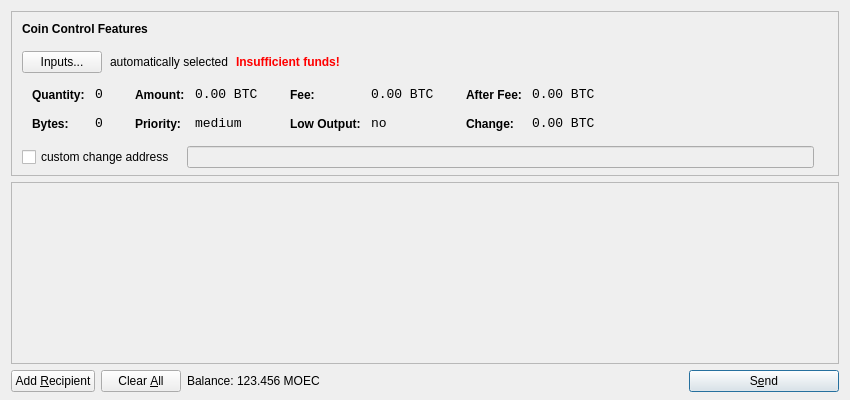
<?xml version="1.0" encoding="UTF-8"?>
<ui version="4.0">
 <class>SendCoinsDialog</class>
 <widget class="QDialog" name="SendCoinsDialog">
  <property name="geometry">
   <rect>
    <x>0</x>
    <y>0</y>
    <width>850</width>
    <height>400</height>
   </rect>
  </property>
  <property name="windowTitle">
   <string>Send Coins</string>
  </property>
  <layout class="QVBoxLayout" name="verticalLayout" stretch="0,1,0">
   <property name="bottomMargin">
    <number>8</number>
   </property>
   <item>
    <widget class="QFrame" name="frameCoinControl">
     <property name="sizePolicy">
      <sizepolicy hsizetype="Expanding" vsizetype="Expanding">
       <horstretch>0</horstretch>
       <verstretch>0</verstretch>
      </sizepolicy>
     </property>
     <property name="maximumSize">
      <size>
       <width>16777215</width>
       <height>16777215</height>
      </size>
     </property>
     <property name="frameShape">
      <enum>QFrame::StyledPanel</enum>
     </property>
     <property name="frameShadow">
      <enum>QFrame::Sunken</enum>
     </property>
     <layout class="QVBoxLayout" name="verticalLayoutCoinControl2">
      <property name="spacing">
       <number>-1</number>
      </property>
      <property name="leftMargin">
       <number>0</number>
      </property>
      <property name="topMargin">
       <number>0</number>
      </property>
      <property name="rightMargin">
       <number>0</number>
      </property>
      <property name="bottomMargin">
       <number>6</number>
      </property>
      <item>
       <layout class="QVBoxLayout" name="verticalLayoutCoinControl" stretch="0,0,0,0,1">
        <property name="spacing">
         <number>0</number>
        </property>
        <property name="leftMargin">
         <number>10</number>
        </property>
        <property name="topMargin">
         <number>10</number>
        </property>
        <item>
         <layout class="QHBoxLayout" name="horizontalLayoutCoinControl1">
          <property name="bottomMargin">
           <number>15</number>
          </property>
          <item>
           <widget class="QLabel" name="labelCoinControlFeatures">
            <property name="sizePolicy">
             <sizepolicy hsizetype="Preferred" vsizetype="Maximum">
              <horstretch>0</horstretch>
              <verstretch>0</verstretch>
             </sizepolicy>
            </property>
            <property name="font">
             <font>
              <weight>75</weight>
              <bold>true</bold>
             </font>
            </property>
            <property name="styleSheet">
             <string notr="true">font-weight:bold;</string>
            </property>
            <property name="text">
             <string>Coin Control Features</string>
            </property>
           </widget>
          </item>
         </layout>
        </item>
        <item>
         <layout class="QHBoxLayout" name="horizontalLayoutCoinControl2" stretch="0,0,0,0">
          <property name="spacing">
           <number>8</number>
          </property>
          <property name="bottomMargin">
           <number>10</number>
          </property>
          <item>
           <widget class="QPushButton" name="pushButtonCoinControl">
            <property name="styleSheet">
             <string notr="true"/>
            </property>
            <property name="text">
             <string>Inputs...</string>
            </property>
           </widget>
          </item>
          <item>
           <widget class="QLabel" name="labelCoinControlAutomaticallySelected">
            <property name="text">
             <string>automatically selected</string>
            </property>
            <property name="margin">
             <number>5</number>
            </property>
           </widget>
          </item>
          <item>
           <widget class="QLabel" name="labelCoinControlInsuffFunds">
            <property name="font">
             <font>
              <weight>75</weight>
              <bold>true</bold>
             </font>
            </property>
            <property name="styleSheet">
             <string notr="true">color:red;font-weight:bold;</string>
            </property>
            <property name="text">
             <string>Insufficient funds!</string>
            </property>
            <property name="margin">
             <number>5</number>
            </property>
           </widget>
          </item>
          <item>
           <spacer name="horizontalSpacerCoinControl">
            <property name="orientation">
             <enum>Qt::Horizontal</enum>
            </property>
            <property name="sizeHint" stdset="0">
             <size>
              <width>40</width>
              <height>1</height>
             </size>
            </property>
           </spacer>
          </item>
         </layout>
        </item>
        <item>
         <widget class="QWidget" name="widgetCoinControl" native="true">
          <property name="sizePolicy">
           <sizepolicy hsizetype="Preferred" vsizetype="Preferred">
            <horstretch>0</horstretch>
            <verstretch>0</verstretch>
           </sizepolicy>
          </property>
          <property name="minimumSize">
           <size>
            <width>0</width>
            <height>0</height>
           </size>
          </property>
          <property name="styleSheet">
           <string notr="true"/>
          </property>
          <layout class="QHBoxLayout" name="horizontalLayoutCoinControl5">
           <property name="margin">
            <number>0</number>
           </property>
           <item>
            <layout class="QHBoxLayout" name="horizontalLayoutCoinControl3" stretch="0,0,0,1">
             <property name="spacing">
              <number>20</number>
             </property>
             <property name="topMargin">
              <number>0</number>
             </property>
             <property name="bottomMargin">
              <number>10</number>
             </property>
             <item>
              <layout class="QFormLayout" name="formLayoutCoinControl1">
               <property name="horizontalSpacing">
                <number>10</number>
               </property>
               <property name="verticalSpacing">
                <number>14</number>
               </property>
               <property name="leftMargin">
                <number>10</number>
               </property>
               <property name="topMargin">
                <number>4</number>
               </property>
               <property name="rightMargin">
                <number>6</number>
               </property>
               <item row="0" column="0">
                <widget class="QLabel" name="labelCoinControlQuantityText">
                 <property name="styleSheet">
                  <string notr="true">font-weight:bold;</string>
                 </property>
                 <property name="text">
                  <string>Quantity:</string>
                 </property>
                 <property name="margin">
                  <number>0</number>
                 </property>
                </widget>
               </item>
               <item row="0" column="1">
                <widget class="QLabel" name="labelCoinControlQuantity">
                 <property name="font">
                  <font>
                   <family>Monospace</family>
                   <pointsize>10</pointsize>
                  </font>
                 </property>
                 <property name="cursor">
                  <cursorShape>IBeamCursor</cursorShape>
                 </property>
                 <property name="contextMenuPolicy">
                  <enum>Qt::ActionsContextMenu</enum>
                 </property>
                 <property name="text">
                  <string notr="true">0</string>
                 </property>
                 <property name="margin">
                  <number>0</number>
                 </property>
                 <property name="textInteractionFlags">
                  <set>Qt::LinksAccessibleByMouse|Qt::TextSelectableByKeyboard|Qt::TextSelectableByMouse</set>
                 </property>
                </widget>
               </item>
               <item row="1" column="0">
                <widget class="QLabel" name="labelCoinControlBytesText">
                 <property name="styleSheet">
                  <string notr="true">font-weight:bold;</string>
                 </property>
                 <property name="text">
                  <string>Bytes:</string>
                 </property>
                </widget>
               </item>
               <item row="1" column="1">
                <widget class="QLabel" name="labelCoinControlBytes">
                 <property name="font">
                  <font>
                   <family>Monospace</family>
                   <pointsize>10</pointsize>
                  </font>
                 </property>
                 <property name="cursor">
                  <cursorShape>IBeamCursor</cursorShape>
                 </property>
                 <property name="contextMenuPolicy">
                  <enum>Qt::ActionsContextMenu</enum>
                 </property>
                 <property name="text">
                  <string notr="true">0</string>
                 </property>
                 <property name="textInteractionFlags">
                  <set>Qt::LinksAccessibleByMouse|Qt::TextSelectableByKeyboard|Qt::TextSelectableByMouse</set>
                 </property>
                </widget>
               </item>
              </layout>
             </item>
             <item>
              <layout class="QFormLayout" name="formLayoutCoinControl2">
               <property name="horizontalSpacing">
                <number>10</number>
               </property>
               <property name="verticalSpacing">
                <number>14</number>
               </property>
               <property name="leftMargin">
                <number>6</number>
               </property>
               <property name="topMargin">
                <number>4</number>
               </property>
               <property name="rightMargin">
                <number>6</number>
               </property>
               <item row="0" column="0">
                <widget class="QLabel" name="labelCoinControlAmountText">
                 <property name="styleSheet">
                  <string notr="true">font-weight:bold;</string>
                 </property>
                 <property name="text">
                  <string>Amount:</string>
                 </property>
                 <property name="margin">
                  <number>0</number>
                 </property>
                </widget>
               </item>
               <item row="0" column="1">
                <widget class="QLabel" name="labelCoinControlAmount">
                 <property name="font">
                  <font>
                   <family>Monospace</family>
                   <pointsize>10</pointsize>
                  </font>
                 </property>
                 <property name="cursor">
                  <cursorShape>IBeamCursor</cursorShape>
                 </property>
                 <property name="contextMenuPolicy">
                  <enum>Qt::ActionsContextMenu</enum>
                 </property>
                 <property name="text">
                  <string notr="true">0.00 BTC</string>
                 </property>
                 <property name="textInteractionFlags">
                  <set>Qt::LinksAccessibleByMouse|Qt::TextSelectableByKeyboard|Qt::TextSelectableByMouse</set>
                 </property>
                </widget>
               </item>
               <item row="1" column="0">
                <widget class="QLabel" name="labelCoinControlPriorityText">
                 <property name="styleSheet">
                  <string notr="true">font-weight:bold;</string>
                 </property>
                 <property name="text">
                  <string>Priority:</string>
                 </property>
                </widget>
               </item>
               <item row="1" column="1">
                <widget class="QLabel" name="labelCoinControlPriority">
                 <property name="font">
                  <font>
                   <family>Monospace</family>
                   <pointsize>10</pointsize>
                  </font>
                 </property>
                 <property name="cursor">
                  <cursorShape>IBeamCursor</cursorShape>
                 </property>
                 <property name="contextMenuPolicy">
                  <enum>Qt::ActionsContextMenu</enum>
                 </property>
                 <property name="text">
                  <string>medium</string>
                 </property>
                 <property name="textInteractionFlags">
                  <set>Qt::LinksAccessibleByMouse|Qt::TextSelectableByKeyboard|Qt::TextSelectableByMouse</set>
                 </property>
                </widget>
               </item>
              </layout>
             </item>
             <item>
              <layout class="QFormLayout" name="formLayoutCoinControl3">
               <property name="horizontalSpacing">
                <number>10</number>
               </property>
               <property name="verticalSpacing">
                <number>14</number>
               </property>
               <property name="leftMargin">
                <number>6</number>
               </property>
               <property name="topMargin">
                <number>4</number>
               </property>
               <property name="rightMargin">
                <number>6</number>
               </property>
               <item row="0" column="0">
                <widget class="QLabel" name="labelCoinControlFeeText">
                 <property name="styleSheet">
                  <string notr="true">font-weight:bold;</string>
                 </property>
                 <property name="text">
                  <string>Fee:</string>
                 </property>
                 <property name="margin">
                  <number>0</number>
                 </property>
                </widget>
               </item>
               <item row="0" column="1">
                <widget class="QLabel" name="labelCoinControlFee">
                 <property name="font">
                  <font>
                   <family>Monospace</family>
                   <pointsize>10</pointsize>
                  </font>
                 </property>
                 <property name="cursor">
                  <cursorShape>IBeamCursor</cursorShape>
                 </property>
                 <property name="contextMenuPolicy">
                  <enum>Qt::ActionsContextMenu</enum>
                 </property>
                 <property name="text">
                  <string notr="true">0.00 BTC</string>
                 </property>
                 <property name="textInteractionFlags">
                  <set>Qt::LinksAccessibleByMouse|Qt::TextSelectableByKeyboard|Qt::TextSelectableByMouse</set>
                 </property>
                </widget>
               </item>
               <item row="1" column="0">
                <widget class="QLabel" name="labelCoinControlLowOutputText">
                 <property name="styleSheet">
                  <string notr="true">font-weight:bold;</string>
                 </property>
                 <property name="text">
                  <string>Low Output:</string>
                 </property>
                </widget>
               </item>
               <item row="1" column="1">
                <widget class="QLabel" name="labelCoinControlLowOutput">
                 <property name="font">
                  <font>
                   <family>Monospace</family>
                   <pointsize>10</pointsize>
                  </font>
                 </property>
                 <property name="cursor">
                  <cursorShape>IBeamCursor</cursorShape>
                 </property>
                 <property name="contextMenuPolicy">
                  <enum>Qt::ActionsContextMenu</enum>
                 </property>
                 <property name="text">
                  <string>no</string>
                 </property>
                 <property name="textInteractionFlags">
                  <set>Qt::LinksAccessibleByMouse|Qt::TextSelectableByKeyboard|Qt::TextSelectableByMouse</set>
                 </property>
                </widget>
               </item>
              </layout>
             </item>
             <item>
              <layout class="QFormLayout" name="formLayoutCoinControl4">
               <property name="horizontalSpacing">
                <number>10</number>
               </property>
               <property name="verticalSpacing">
                <number>14</number>
               </property>
               <property name="leftMargin">
                <number>6</number>
               </property>
               <property name="topMargin">
                <number>4</number>
               </property>
               <property name="rightMargin">
                <number>6</number>
               </property>
               <item row="0" column="0">
                <widget class="QLabel" name="labelCoinControlAfterFeeText">
                 <property name="styleSheet">
                  <string notr="true">font-weight:bold;</string>
                 </property>
                 <property name="text">
                  <string>After Fee:</string>
                 </property>
                 <property name="margin">
                  <number>0</number>
                 </property>
                </widget>
               </item>
               <item row="0" column="1">
                <widget class="QLabel" name="labelCoinControlAfterFee">
                 <property name="font">
                  <font>
                   <family>Monospace</family>
                   <pointsize>10</pointsize>
                  </font>
                 </property>
                 <property name="cursor">
                  <cursorShape>IBeamCursor</cursorShape>
                 </property>
                 <property name="contextMenuPolicy">
                  <enum>Qt::ActionsContextMenu</enum>
                 </property>
                 <property name="text">
                  <string notr="true">0.00 BTC</string>
                 </property>
                 <property name="textInteractionFlags">
                  <set>Qt::LinksAccessibleByMouse|Qt::TextSelectableByKeyboard|Qt::TextSelectableByMouse</set>
                 </property>
                </widget>
               </item>
               <item row="1" column="0">
                <widget class="QLabel" name="labelCoinControlChangeText">
                 <property name="styleSheet">
                  <string notr="true">font-weight:bold;</string>
                 </property>
                 <property name="text">
                  <string>Change:</string>
                 </property>
                </widget>
               </item>
               <item row="1" column="1">
                <widget class="QLabel" name="labelCoinControlChange">
                 <property name="font">
                  <font>
                   <family>Monospace</family>
                   <pointsize>10</pointsize>
                  </font>
                 </property>
                 <property name="cursor">
                  <cursorShape>IBeamCursor</cursorShape>
                 </property>
                 <property name="contextMenuPolicy">
                  <enum>Qt::ActionsContextMenu</enum>
                 </property>
                 <property name="text">
                  <string notr="true">0.00 BTC</string>
                 </property>
                 <property name="textInteractionFlags">
                  <set>Qt::LinksAccessibleByMouse|Qt::TextSelectableByKeyboard|Qt::TextSelectableByMouse</set>
                 </property>
                </widget>
               </item>
              </layout>
             </item>
            </layout>
           </item>
          </layout>
         </widget>
        </item>
        <item>
         <layout class="QHBoxLayout" name="horizontalLayoutCoinControl4" stretch="0,0,0">
          <property name="spacing">
           <number>12</number>
          </property>
          <property name="sizeConstraint">
           <enum>QLayout::SetDefaultConstraint</enum>
          </property>
          <property name="topMargin">
           <number>5</number>
          </property>
          <property name="rightMargin">
           <number>5</number>
          </property>
          <item>
           <widget class="QCheckBox" name="checkBoxCoinControlChange">
            <property name="text">
             <string>custom change address</string>
            </property>
           </widget>
          </item>
          <item>
           <widget class="QLineEdit" name="lineEditCoinControlChange">
            <property name="enabled">
             <bool>false</bool>
            </property>
            <property name="sizePolicy">
             <sizepolicy hsizetype="Expanding" vsizetype="Fixed">
              <horstretch>0</horstretch>
              <verstretch>0</verstretch>
             </sizepolicy>
            </property>
           </widget>
          </item>
          <item>
           <widget class="QLabel" name="labelCoinControlChangeLabel">
            <property name="sizePolicy">
             <sizepolicy hsizetype="Preferred" vsizetype="Expanding">
              <horstretch>0</horstretch>
              <verstretch>0</verstretch>
             </sizepolicy>
            </property>
            <property name="minimumSize">
             <size>
              <width>0</width>
              <height>0</height>
             </size>
            </property>
            <property name="text">
             <string/>
            </property>
            <property name="margin">
             <number>3</number>
            </property>
           </widget>
          </item>
         </layout>
        </item>
        <item>
         <spacer name="verticalSpacerCoinControl">
          <property name="orientation">
           <enum>Qt::Vertical</enum>
          </property>
          <property name="sizeHint" stdset="0">
           <size>
            <width>800</width>
            <height>1</height>
           </size>
          </property>
         </spacer>
        </item>
       </layout>
      </item>
     </layout>
    </widget>
   </item>
   <item>
    <widget class="QScrollArea" name="scrollArea">
     <property name="widgetResizable">
      <bool>true</bool>
     </property>
     <widget class="QWidget" name="scrollAreaWidgetContents">
      <property name="geometry">
       <rect>
        <x>0</x>
        <y>0</y>
        <width>830</width>
        <height>165</height>
       </rect>
      </property>
      <layout class="QVBoxLayout" name="verticalLayout_2">
       <property name="margin">
        <number>0</number>
       </property>
       <item>
        <layout class="QVBoxLayout" name="entries">
         <property name="spacing">
          <number>6</number>
         </property>
        </layout>
       </item>
       <item>
        <spacer name="verticalSpacer">
         <property name="orientation">
          <enum>Qt::Vertical</enum>
         </property>
         <property name="sizeHint" stdset="0">
          <size>
           <width>20</width>
           <height>40</height>
          </size>
         </property>
        </spacer>
       </item>
      </layout>
     </widget>
    </widget>
   </item>
   <item>
    <layout class="QHBoxLayout" name="horizontalLayout">
     <item>
      <widget class="QPushButton" name="addButton">
       <property name="toolTip">
        <string>Send to multiple recipients at once</string>
       </property>
       <property name="text">
        <string>Add &amp;Recipient</string>
       </property>
       <property name="icon">
        <iconset resource="../bitcoin.qrc">
         <normaloff>:/icons/add</normaloff>:/icons/add</iconset>
       </property>
       <property name="autoDefault">
        <bool>false</bool>
       </property>
      </widget>
     </item>
     <item>
      <widget class="QPushButton" name="clearButton">
       <property name="sizePolicy">
        <sizepolicy hsizetype="Minimum" vsizetype="Fixed">
         <horstretch>0</horstretch>
         <verstretch>0</verstretch>
        </sizepolicy>
       </property>
       <property name="toolTip">
        <string>Remove all transaction fields</string>
       </property>
       <property name="text">
        <string>Clear &amp;All</string>
       </property>
       <property name="icon">
        <iconset resource="../bitcoin.qrc">
         <normaloff>:/icons/remove</normaloff>:/icons/remove</iconset>
       </property>
       <property name="autoRepeatDelay">
        <number>300</number>
       </property>
       <property name="autoDefault">
        <bool>false</bool>
       </property>
      </widget>
     </item>
     <item>
      <layout class="QHBoxLayout" name="horizontalLayout_2">
       <property name="spacing">
        <number>3</number>
       </property>
       <item>
        <widget class="QLabel" name="label">
         <property name="text">
          <string>Balance:</string>
         </property>
        </widget>
       </item>
       <item>
        <widget class="QLabel" name="labelBalance">
         <property name="cursor">
          <cursorShape>IBeamCursor</cursorShape>
         </property>
         <property name="text">
          <string>123.456 MOEC</string>
         </property>
         <property name="textInteractionFlags">
          <set>Qt::LinksAccessibleByMouse|Qt::TextSelectableByKeyboard|Qt::TextSelectableByMouse</set>
         </property>
        </widget>
       </item>
      </layout>
     </item>
     <item>
      <spacer name="horizontalSpacer">
       <property name="orientation">
        <enum>Qt::Horizontal</enum>
       </property>
       <property name="sizeHint" stdset="0">
        <size>
         <width>40</width>
         <height>20</height>
        </size>
       </property>
      </spacer>
     </item>
     <item>
      <widget class="QPushButton" name="sendButton">
       <property name="minimumSize">
        <size>
         <width>150</width>
         <height>0</height>
        </size>
       </property>
       <property name="toolTip">
        <string>Confirm the send action</string>
       </property>
       <property name="text">
        <string>S&amp;end</string>
       </property>
       <property name="icon">
        <iconset resource="../bitcoin.qrc">
         <normaloff>:/icons/send</normaloff>:/icons/send</iconset>
       </property>
       <property name="default">
        <bool>true</bool>
       </property>
      </widget>
     </item>
    </layout>
   </item>
  </layout>
 </widget>
 <resources>
  <include location="../bitcoin.qrc"/>
 </resources>
 <connections/>
</ui>
